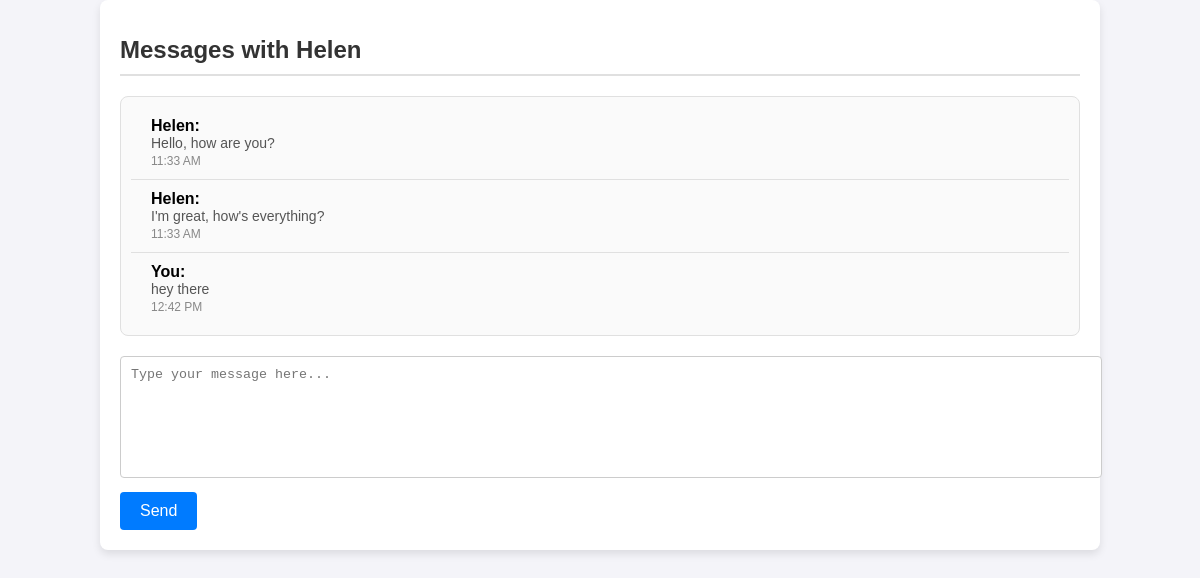
Before: /messages/Helen/ (signed in) with the older database file.
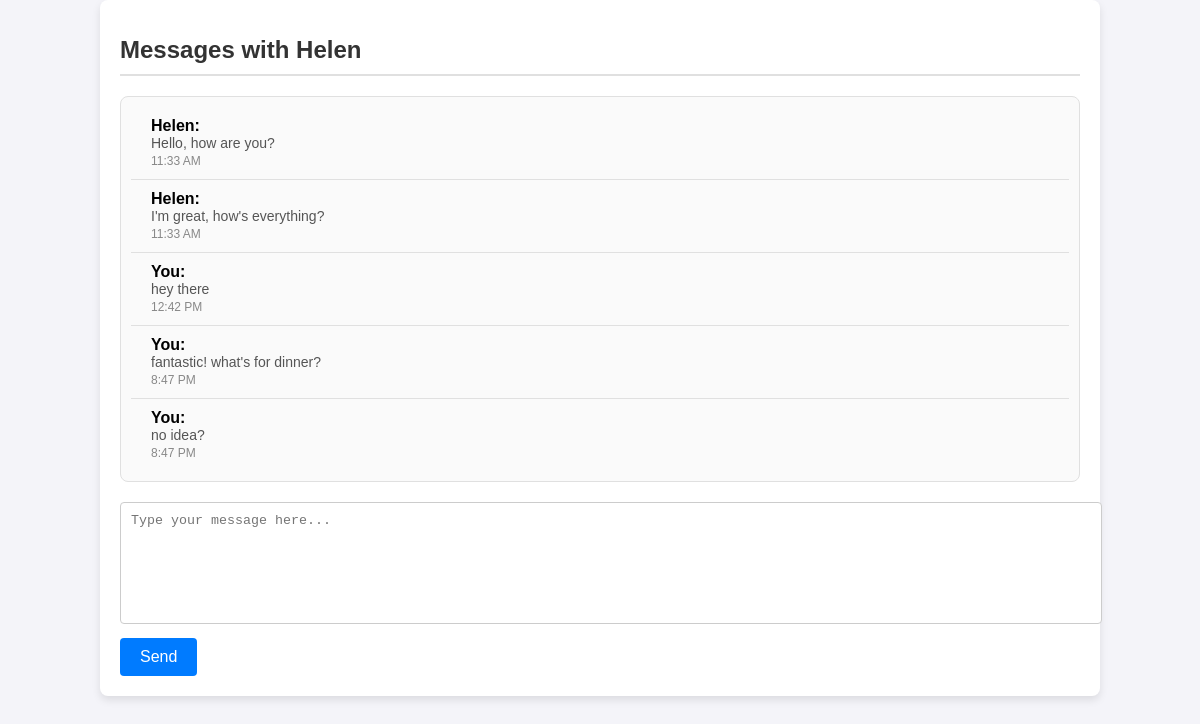
After: the same page with the newer database file.
### core/models.py (models this page shows, shortened)
class Message(models.Model):
    sender = models.ForeignKey(User, on_delete=models.CASCADE, related_name='sent_messages')
    recipient = models.ForeignKey(User, on_delete=models.CASCADE, related_name='received_messages')
    content = models.TextField()
    timestamp = models.DateTimeField(auto_now_add=True)
    is_read = models.BooleanField(default=False)

### core/views.py (the view, shortened to what this page needs)
# urls.py: path('messages/<str:username>/', views.messages_view, name='messages_view'),
@login_required(login_url='signin')
def messages_view(request, username):
    recipient = get_object_or_404(User, username=username)
    chat_history = (
        Message.objects.filter(sender=request.user, recipient=recipient) |
        Message.objects.filter(sender=recipient, recipient=request.user)
    ).order_by('timestamp')
    Message.objects.filter(sender=recipient, recipient=request.user, is_read=False).update(is_read=True)
    return render(request, 'messages.html', {'chat_history': chat_history, 'recipient': recipient})

### templates/messages.html (shortened to what this page needs)
<!DOCTYPE html>
<html lang="en">
<head>
</head>
<body>
    <div class="container">
        <h1>Messages with {{ recipient.username }}</h1>
        <div class="chat-container">
            <ul>
                {% for message in chat_history %}
                    <li>
                        <div class="message-content">
                            {% if message.sender == recipient %}
                                <strong>{{ recipient.username }}:</strong>
                            {% else %}
                                <strong>You:</strong>
                            {% endif %}
                            <p>{{ message.content }}</p>
                            <time>{{ message.timestamp|date:"g:i A" }}</time>
                        </div>
                    </li>
                {% empty %}
                    <li>No messages yet.</li>
                {% endfor %}
            </ul>
        </div>
        <div class="form-container">
            <form method="post">
                <textarea name="message" placeholder="Type your message here..." required></textarea>
                <button type="submit">Send</button>
            </form>
        </div>
    </div>
</body>
</html>

### templates/messages.html (style rules this page uses)
body { font-family: Arial, sans-serif; background-color: #f4f4f9; margin: 0; padding: 0; }
.container { width: 80%; margin: 0 auto; padding: 20px; background: #fff; border-radius: 8px; box-shadow: 0 4px 8px rgba(0, 0, 0, 0.1); }
h1 { font-size: 24px; color: #333; border-bottom: 2px solid #e0e0e0; padding-bottom: 10px; margin-bottom: 20px; }
.chat-container { max-height: 500px; overflow-y: auto; margin-bottom: 20px; border: 1px solid #e0e0e0; border-radius: 8px; background: #fafafa; padding: 10px; }
.chat-container ul { list-style: none; padding: 0; margin: 0; }
.chat-container li { padding: 10px; border-bottom: 1px solid #e0e0e0; display: flex; align-items: flex-start; }
.chat-container li:last-child { border-bottom: none; }
.chat-container .message-content { margin-left: 10px; }
.chat-container .message-content p { margin: 0; padding: 0; font-size: 14px; color: #555; }
.chat-container .message-content time { font-size: 12px; color: #888; }
.form-container { display: flex; flex-direction: column; }
.form-container textarea { width: 100%; height: 100px; padding: 10px; border: 1px solid #ccc; border-radius: 4px; resize: none; margin-bottom: 10px; }
.form-container button { align-self: flex-end; padding: 10px 20px; font-size: 16px; color: #fff; background: #007bff; border: none; border-radius: 4px; cursor: pointer; }

Changed rows visible on the page:
added Message: shows "You:", content "fantastic! what's for dinner?", timestamp "8:47 PM"
added Message: shows "You:", content "no idea?", timestamp "8:47 PM"
